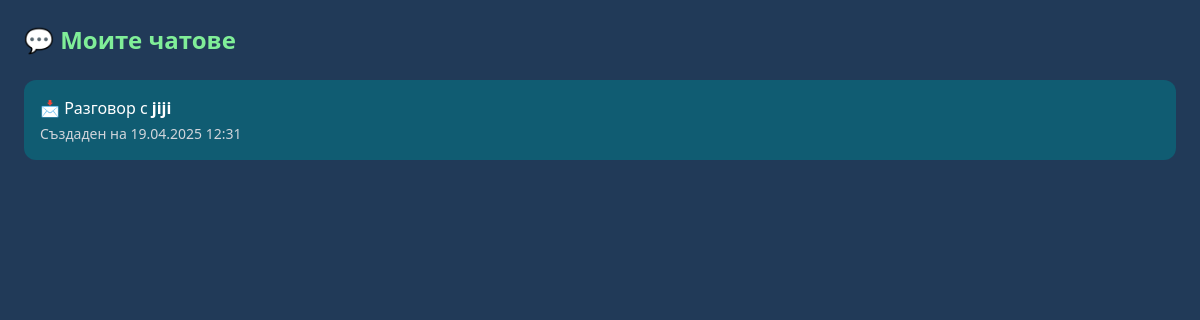
The app's page /chat/ (signed in), older data.
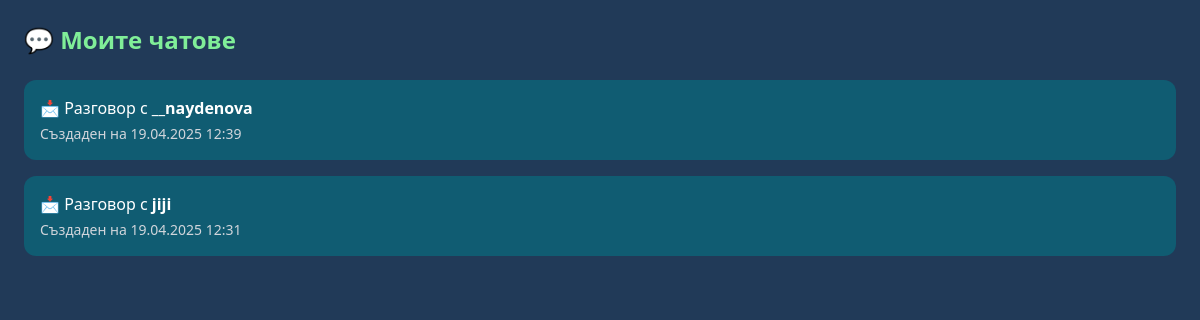
The same page, newer data.
### ReFinds/models.py (models this page shows, shortened)
class Chat(models.Model):
    participants = models.ManyToManyField(User)
    created_at = models.DateTimeField(auto_now_add=True)

### ReFinds/views.py (the view)
# urls.py: path('chat/', views.chat_list, name='chat_list'),
@login_required
def chat_list(request):
    chats = Chat.objects.filter(participants=request.user).order_by('-created_at')
    chat_data = []
    for chat in chats:
        other_user = chat.participants.exclude(id=request.user.id).first()
        chat_data.append({
            'chat': chat,
            'other_user': other_user
        })
    return render(request, 'chat_list.html', {'chat_data': chat_data})

### ReFinds/templates/chat_list.html (shortened to what this page needs)
<!DOCTYPE html>
{% load static %}
<html lang="bg">
<head>
  <script src="https://cdn.tailwindcss.com"></script>
</head>
<body class="bg-[#213A58] text-white min-h-screen p-6">
  <h1 class="text-2xl font-bold text-[#80EE98] mb-6">💬 Моите чатове</h1>
  <ul class="space-y-4">
    {% for item in chat_data %}
      <li>
        <a href="{% url 'chat_detail' item.chat.id %}" class="block bg-[#0C6478]/80 p-4 rounded-xl hover:bg-[#15919B]/80 transition-all">
          📩 Разговор с <strong>{{ item.other_user.username }}</strong>
          <span class="block text-sm text-gray-300 mt-1">Създаден на {{ item.chat.created_at|date:"d.m.Y H:i" }}</span>
        </a>
      </li>
    {% empty %}
      <li class="text-gray-400">Нямаш активни разговори.</li>
    {% endfor %}
  </ul>
</body>
</html>

Row changes from the older to the newer data that the page shows:
added Chat: other_user.username "__naydenova", chat.created_at "19.04.2025 12:39"
